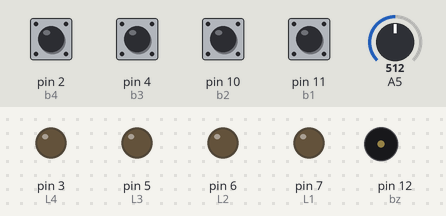
This sketch was run on a simulated Arduino Uno, built with avr-gcc and run on an emulated ATmega328P. Parts: output pins drawn as LEDs (lit = HIGH), buzzer (waves = sounding). Dashed ring = blinking. The inputs (shaded band) are chosen by the test bench; at power-on: pin 2 (b4), pin 4 (b3), pin 10 (b2), pin 11 (b1) HIGH, A5 = 512. Random numbers use the default seed unless the sketch sets one.

Above: at 2.1 s.
2.2 s: pin 2 (b4) pulled LOW for 0.15 s
At 3.1 s:
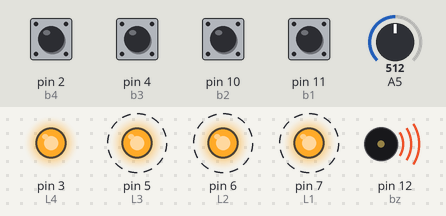
5.3 s: pin 2 (b4) pulled LOW for 1 s
At 6.9 s:
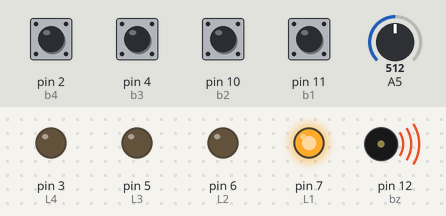
8.6 s: pin 4 (b3) pulled LOW for 0.15 s
At 9.5 s:
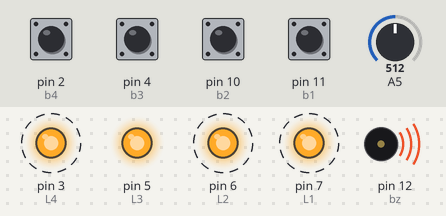
11.6 s: pin 4 (b3) pulled LOW for 1 s
At 13.8 s:
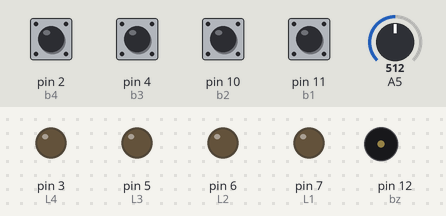
14.9 s: pin 10 (b2) pulled LOW for 0.15 s
At 15.8 s:
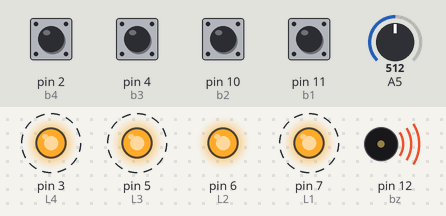
Timing chart, 0 to 18.9 s (numbered marks = the images above; inputs shaded):
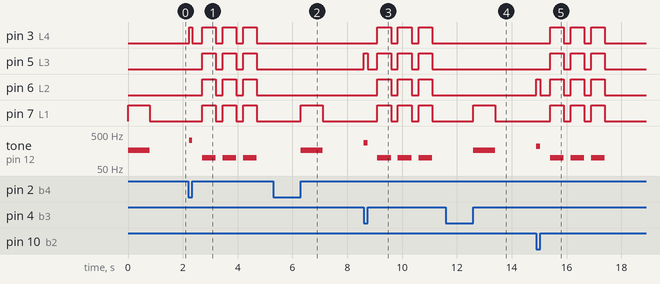

The sketch:

simon.ino
```cpp
int b1 = 11;
int b2 = 10;
int b3 = 4;
int b4 = 2;
int L1 = 7;
int L2 = 6;
int L3 = 5;
int L4 = 3;
int bz = 12;
int lvl = 1;
int speed = 0;
int increment = 20;
int speeddelay = 15;
int maxspeed = 600;
int maxspeeddelay = 450;
int buttons[] = {b1, b2, b3, b4};
int leds[] = {L1, L2, L3, L4};
int tones[] = {165, 220, 277, 330};
int seq[40];


void setup() {
  Serial.begin(38400);
  pinMode(b1, INPUT_PULLUP);
  pinMode(b2, INPUT_PULLUP);
  pinMode(b3, INPUT_PULLUP);
  pinMode(b4, INPUT_PULLUP);
  pinMode(L1, OUTPUT);
  pinMode(L2, OUTPUT);
  pinMode(L3, OUTPUT);
  pinMode(L4, OUTPUT);
  pinMode(bz, OUTPUT);
}

void loop() {
  randomSeed(analogRead(A5));
  for (int k = 0; k < lvl-1; k++){
    digitalWrite(leds[seq[k]], HIGH);
    tone(bz, tones[seq[k]]);
    delay(800-speed);
    digitalWrite(leds[seq[k]], LOW);
    noTone(bz);
    delay(500-speeddelay);
  }
  int choice = random(0, 4);
  seq[lvl-1] = choice;
  digitalWrite(leds[choice], HIGH);
  tone(bz, tones[choice]);
  delay(800-speed);
  digitalWrite(leds[choice], LOW);
  noTone(bz);
  delay(500-speeddelay);

  for (int i = 0; i < lvl; i++){
    while(digitalRead(b1) == 1 && digitalRead(b2) == 1 && digitalRead(b3) == 1 && digitalRead(b4) == 1){delay(50);}
    int downButton;
    for (int i = 0; i < 4; i++){
      if (digitalRead(buttons[i]) == 0){
        downButton = buttons[i];
        tone(bz, tones[i]);
        digitalWrite(leds[i], HIGH);
        while(digitalRead(downButton) == 0){}
        digitalWrite(leds[i], LOW);
        noTone(bz);
        delay(100);
      }
    }
    if (downButton != buttons[seq[i]]){
      fail();
      while(digitalRead(b1) == 1 && digitalRead(b2) == 1 && digitalRead(b3) == 1 && digitalRead(b4) == 1){}
    }
  }
  if (lvl == -1){
    lvl = 1;
    speed = 0;
    speeddelay = 0;
  }
  else{
    lvl++;
    speed += increment;
    speeddelay += increment/2;
    if (speeddelay > maxspeeddelay){
      speeddelay = maxspeeddelay;
    }
    if (speed > maxspeed){
      speed = maxspeed;
    }
  }
  delay(1000);
}

void fail(){
  delay(250);
  tone(bz, 100, 500);
  digitalWrite(leds[0], HIGH);
  digitalWrite(leds[1], HIGH);
  digitalWrite(leds[2], HIGH);
  digitalWrite(leds[3], HIGH);
  delay(500);
  noTone(bz);
  digitalWrite(leds[0], LOW);
  digitalWrite(leds[1], LOW);
  digitalWrite(leds[2], LOW);
  digitalWrite(leds[3], LOW);
  delay(250);
  tone(bz, 100, 500);
  digitalWrite(leds[0], HIGH);
  digitalWrite(leds[1], HIGH);
  digitalWrite(leds[2], HIGH);
  digitalWrite(leds[3], HIGH);
  delay(500);
  noTone(bz);
  digitalWrite(leds[0], LOW);
  digitalWrite(leds[1], LOW);
  digitalWrite(leds[2], LOW);
  digitalWrite(leds[3], LOW);
  delay(250);
  tone(bz, 100, 500);
  digitalWrite(leds[0], HIGH);
  digitalWrite(leds[1], HIGH);
  digitalWrite(leds[2], HIGH);
  digitalWrite(leds[3], HIGH);
  delay(500);
  noTone(bz);
  digitalWrite(leds[0], LOW);
  digitalWrite(leds[1], LOW);
  digitalWrite(leds[2], LOW);
  digitalWrite(leds[3], LOW);
  for (int i = 0; i < lvl; i++){
    seq[i] = 0;
  }
  lvl = -1;
}
```

Measured:
- after the input at 2.2 s, pin 3 (L4): LOW → HIGH at once, → LOW 0.11 s later, → HIGH 0.35 s later, → LOW 0.50 s later, … (8 changes in this stretch); pin 5 (L3): alternates HIGH for 0.50 s and LOW for 0.25 s, starting after 0.50 s
- after the input at 5.3 s, pin 7 (L1): LOW → HIGH after 1.0 s, → LOW 0.80 s later; tone on pin 12 (bz): silent → 165 Hz after 1.0 s, → silent 0.80 s later
- after the input at 8.6 s, pin 3 (L4): alternates HIGH for 0.50 s and LOW for 0.25 s, starting after 0.50 s; pin 5 (L3): LOW → HIGH at once, → LOW 0.15 s later, → HIGH 0.35 s later, → LOW 0.50 s later, … (8 changes in this stretch)
- after the input at 11.6 s, pin 7 (L1): LOW → HIGH after 1.0 s, → LOW 0.80 s later; tone on pin 12 (bz): silent → 165 Hz after 1.0 s, → silent 0.80 s later
- after the input at 14.9 s, pin 3 (L4), pin 5 (L3): alternates HIGH for 0.50 s and LOW for 0.25 s, 6 changes in all, then stays LOW, starting after 0.50 s
